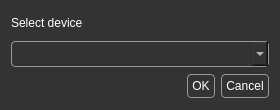
<?xml version="1.0" encoding="UTF-8"?>
<ui version="4.0">
 <class>SelectDeviceDialog</class>
 <widget class="QDialog" name="SelectDeviceDialog">
  <property name="windowModality">
   <enum>Qt::ApplicationModal</enum>
  </property>
  <property name="geometry">
   <rect>
    <x>0</x>
    <y>0</y>
    <width>280</width>
    <height>110</height>
   </rect>
  </property>
  <property name="windowTitle">
   <string>Dialog</string>
  </property>
  <property name="styleSheet">
   <string notr="true">QDialog {	
	background: rgb(51,51,51);
	color: rgb(255,255,255);
}</string>
  </property>
  <property name="modal">
   <bool>true</bool>
  </property>
  <layout class="QVBoxLayout" name="verticalLayout">
   <item>
    <widget class="QLabel" name="label">
     <property name="styleSheet">
      <string notr="true">color: #fff;</string>
     </property>
     <property name="text">
      <string>Select device</string>
     </property>
    </widget>
   </item>
   <item>
    <widget class="QComboBox" name="comboBox">
     <property name="styleSheet">
      <string notr="true">QComboBox {
	color: rgb(255, 255, 255);
	background: rgb(51, 51, 51);
	border: 1px solid #999999;
	border-radius: 4px;
	padding: 4px;
}

QComboBox:editable {
    color: rgb(255, 255, 255);
	background: rgb(51, 51, 51);
}</string>
     </property>
    </widget>
   </item>
   <item>
    <widget class="QDialogButtonBox" name="buttonBox">
     <property name="minimumSize">
      <size>
       <width>258</width>
       <height>26</height>
      </size>
     </property>
     <property name="styleSheet">
      <string notr="true">QPushButton {
	color: rgb(255, 255, 255);
	background-color: rgb(51, 51, 51);
	border: 1px solid #999999;
	border-radius: 4px;
	padding: 4px;
}</string>
     </property>
     <property name="orientation">
      <enum>Qt::Horizontal</enum>
     </property>
     <property name="standardButtons">
      <set>QDialogButtonBox::Cancel|QDialogButtonBox::Ok</set>
     </property>
    </widget>
   </item>
  </layout>
 </widget>
 <resources/>
 <connections>
  <connection>
   <sender>buttonBox</sender>
   <signal>accepted()</signal>
   <receiver>SelectDeviceDialog</receiver>
   <slot>accept()</slot>
   <hints>
    <hint type="sourcelabel">
     <x>248</x>
     <y>254</y>
    </hint>
    <hint type="destinationlabel">
     <x>157</x>
     <y>274</y>
    </hint>
   </hints>
  </connection>
  <connection>
   <sender>buttonBox</sender>
   <signal>rejected()</signal>
   <receiver>SelectDeviceDialog</receiver>
   <slot>reject()</slot>
   <hints>
    <hint type="sourcelabel">
     <x>316</x>
     <y>260</y>
    </hint>
    <hint type="destinationlabel">
     <x>286</x>
     <y>274</y>
    </hint>
   </hints>
  </connection>
 </connections>
</ui>
